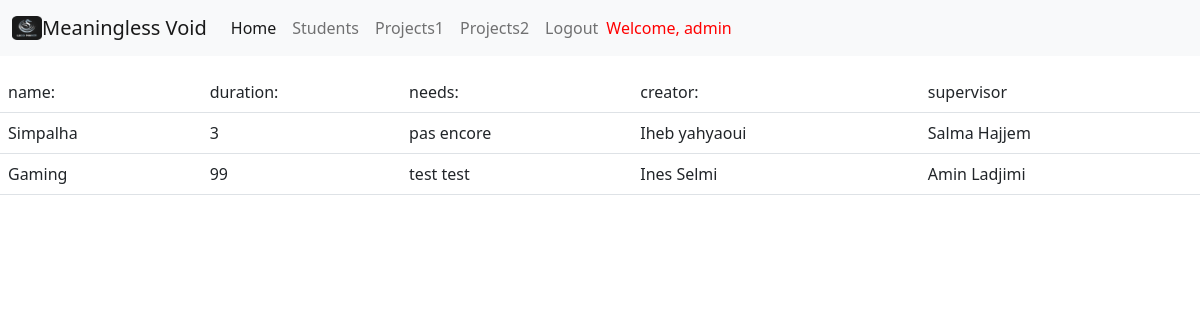
Page /app/projects/ (signed in) on the earlier database version.
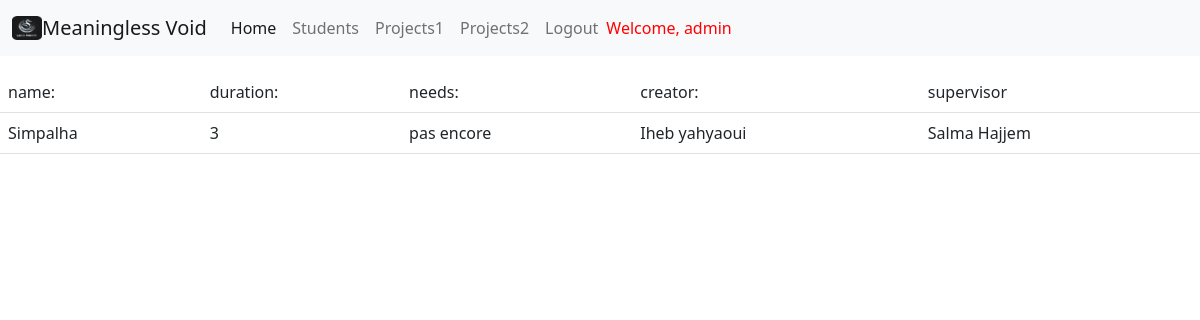
Same page on the later database version.
### app/models.py (models this page shows, shortened)
class Project(models.Model):
    project_name = models.CharField(
        verbose_name="Titre du projet", max_length=50)
    project_duration = models.IntegerField(
        verbose_name="Durée Estimée", default=0)
    time_allocated = models.IntegerField(verbose_name="Temps Alloué",validators=[MinValueValidator(1,"has to be greater than 0"),MaxValueValidator(100)])
    needs = models.TextField(verbose_name="Besoins", max_length=250)
    description = models.TextField(max_length=250)
    isValid = models.BooleanField(default=False)
    creator = models.OneToOneField(
        to = Student,
        on_delete = models.CASCADE,
        related_name = "project_owner"
    )
    supervisor = models.ForeignKey(
        to=Coach,
        on_delete=models.SET_NULL,
        blank=True,
        null=True,
        related_name="project_coach"
    )
    members = models.ManyToManyField(
        to = Student,
        blank = True,
        related_name = 'Les_Membres',
        through = 'MembershipInProject',
    )

class User(models.Model):
    first_name = models.CharField(verbose_name="Prénom", max_length=30)
    last_name = models.CharField(verbose_name="Nom", max_length=30)
    email = models.EmailField(verbose_name="Email", null=False,validators=[email_validator])
    def __str__(self):
        return self.first_name + " " + self.last_name

### app/views.py (the view)
# urls.py: path('projects/', list_projects, name='project_display'),
@login_required
def list_projects(request): #function based view
    list = Project.objects.all()
    return render(request, 'app/list_projects.html', {'object_list': list})

### app/templates/app/list_projects.html (shortened to what this page needs)
{% extends 'base.html' %}
{% block content %}
<table class="table">
    <tr>
        <td>name:</td>
        <td>duration:</td>
        <td>needs:</td>
        <td>creator:</td>
        <td>supervisor</td>
    </tr>
<ul>
    {% for project in object_list %}
    <tr>
        <td>{{ project.project_name}}</td>
        <td>{{ project.time_allocated }}</td>
        <td>{{ project.needs}}</td>
        <td>{{ project.creator}}</td>
        <td>{{ project.supervisor}}</td>
    </tr>
    {% endfor %}
</table>
{% endblock content %}

Differences in the rows shown:
removed Project: project_name "Gaming", time_allocated "99", needs "test test", creator "Ines Selmi", supervisor "Amin Ladjimi"
